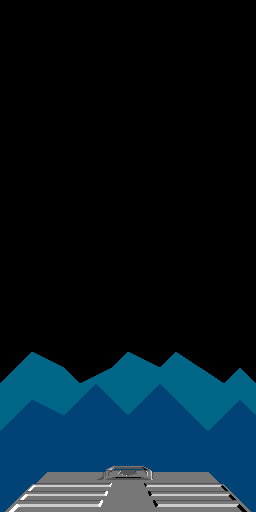

The image is a tile-based game level rendered from a .tmx file. Its description and complete source (layers, tilesets, objects, tile grids) follow:
An orthogonal 16x32 tile map with 16x16 px tiles, 4 tile layers (map, blocks, actors, foreground), 3 tilesets.

<map version="1.10" tiledversion="1.10.2" orientation="orthogonal" renderorder="right-down" width="16" height="32" tilewidth="16" tileheight="16" infinite="0" nextlayerid="7" nextobjectid="1">
 <properties>
  <property name="padding_top" type="int" value="4" />
 </properties>
 <tileset firstgid="1" source="../../Actors.tsx" />
 <tileset firstgid="257" source="../../Blocks.tsx" />
 <tileset firstgid="513" source="Intro.tsx" />
 <layer id="1" name="map" width="16" height="32">
  <properties>
   <property name="amiga_aga_cd32" type="bool" value="true" />
   <property name="foreground" type="bool" value="false" />
  </properties>
  <data encoding="csv">
0,0,0,0,0,0,0,0,0,0,0,0,0,0,0,0,
0,0,0,0,0,0,0,0,0,0,0,0,0,0,0,0,
0,0,0,0,0,0,0,0,0,0,0,0,0,0,0,0,
0,0,0,0,0,0,0,0,0,0,0,0,0,0,0,0,
0,0,0,0,0,0,0,0,0,0,0,0,0,0,0,0,
0,0,0,0,0,0,0,0,0,0,0,0,0,0,0,0,
0,0,0,0,0,0,0,0,0,0,0,0,0,0,0,0,
0,0,0,0,0,0,0,0,0,0,0,0,0,0,0,0,
0,0,0,0,0,0,0,0,0,0,0,0,0,0,0,0,
0,0,0,0,0,0,0,0,0,0,0,0,0,0,0,0,
0,0,0,0,0,0,0,0,0,0,0,0,0,0,0,0,
0,0,0,0,0,0,0,0,0,0,0,0,0,0,0,0,
0,0,0,0,0,0,0,0,0,0,0,0,0,0,0,0,
0,0,0,0,0,0,0,0,0,0,0,0,0,0,0,0,
0,0,0,0,0,0,0,0,0,0,0,0,0,0,0,0,
0,0,0,0,0,0,0,0,0,0,0,0,0,0,0,0,
0,0,0,0,0,0,0,0,0,0,0,0,0,0,0,0,
0,0,0,0,0,0,0,0,0,0,0,0,0,0,0,0,
0,0,0,0,0,0,0,0,0,0,0,0,0,0,0,0,
0,0,0,0,0,0,0,0,0,0,0,0,0,0,0,0,
0,0,0,0,0,0,0,0,0,0,0,0,0,0,0,0,
0,0,0,0,0,0,0,0,0,0,0,0,0,0,0,0,
513,514,515,516,517,518,519,520,521,522,523,524,525,526,527,528,
529,530,531,532,533,534,535,536,537,538,539,540,541,542,543,544,
545,546,547,548,549,550,551,552,553,554,555,556,557,558,559,560,
561,562,563,564,565,566,567,568,569,570,571,572,573,574,575,576,
577,578,579,580,581,582,583,584,585,586,587,588,589,590,591,592,
593,594,595,596,597,598,599,600,601,602,603,604,605,606,607,608,
609,610,611,612,613,614,615,616,617,618,619,620,621,622,623,624,
625,626,627,628,629,630,631,632,633,634,635,636,637,638,639,640,
641,642,643,644,645,646,647,648,649,650,651,652,653,654,655,656,
657,658,659,660,661,662,663,664,665,666,667,668,669,670,671,672
</data>
 </layer>
 <layer id="2" name="blocks" width="16" height="32">
  <properties>
   <property name="amiga_aga_cd32" type="bool" value="true" />
   <property name="foreground" type="bool" value="false" />
  </properties>
  <data encoding="csv">
0,0,0,0,0,0,0,0,0,0,0,0,0,0,0,0,
0,0,0,0,0,0,0,0,0,0,0,0,0,0,0,0,
0,0,0,0,0,0,0,0,0,0,0,0,0,0,0,0,
0,0,0,0,0,0,0,0,0,0,0,0,0,0,0,0,
0,0,0,0,0,0,0,0,0,0,0,0,0,0,0,0,
0,0,0,0,0,0,0,0,0,0,0,0,0,0,0,0,
0,0,0,0,0,0,0,0,0,0,0,0,0,0,0,0,
0,0,0,0,0,0,0,0,0,0,0,0,0,0,0,0,
0,0,0,0,0,0,0,0,0,0,0,0,0,0,0,0,
0,0,0,0,0,0,0,0,0,0,0,0,0,0,0,0,
0,0,0,0,0,0,0,0,0,0,0,0,0,0,0,0,
0,0,0,0,0,0,0,0,0,0,0,0,0,0,0,0,
0,0,0,0,0,0,0,0,0,0,0,0,0,0,0,0,
0,0,0,0,0,0,0,0,0,0,0,0,0,0,0,0,
0,0,0,0,0,0,0,0,0,0,0,0,0,0,0,0,
0,0,0,0,0,0,0,0,0,0,0,0,0,0,0,0,
0,0,0,0,0,0,0,0,0,0,0,0,0,0,0,0,
0,0,0,0,0,0,0,0,0,0,0,0,0,0,0,0,
0,0,0,0,0,0,0,0,0,0,0,0,0,0,0,0,
0,0,0,0,0,0,0,0,0,0,0,0,0,0,0,0,
0,0,0,0,0,0,0,0,0,0,0,0,0,0,0,0,
0,0,0,0,0,0,0,0,0,0,0,0,0,0,0,0,
0,0,0,0,0,0,0,0,0,0,0,0,0,0,0,0,
0,0,0,0,0,0,0,0,0,0,0,0,0,0,0,0,
0,0,0,0,0,0,0,0,0,0,0,0,0,0,0,0,
0,0,0,0,0,0,0,0,0,0,0,0,0,0,0,0,
0,0,0,0,0,0,0,0,0,0,0,0,0,0,0,0,
0,0,0,0,0,0,0,0,0,0,0,0,0,0,0,0,
0,0,0,0,0,0,0,0,0,0,0,0,0,0,0,0,
0,0,0,0,0,0,0,0,0,0,0,0,0,0,0,0,
0,0,0,0,0,0,0,0,0,0,0,0,0,0,0,0,
0,0,0,0,0,0,0,0,0,0,0,0,0,0,0,0
</data>
 </layer>
 <layer id="3" name="actors" width="16" height="32">
  <properties>
   <property name="amiga_aga_cd32" type="bool" value="true" />
   <property name="foreground" type="bool" value="false" />
  </properties>
  <data encoding="csv">
0,0,0,0,0,0,0,0,0,0,0,0,0,0,0,0,
0,0,0,0,0,0,0,0,0,0,0,0,0,0,0,0,
0,0,0,0,0,0,0,0,0,0,0,0,0,0,0,0,
0,0,0,0,0,0,0,0,0,0,0,0,0,0,0,0,
0,0,0,0,0,0,0,0,0,0,0,0,0,0,0,0,
0,0,0,0,0,0,0,0,0,0,0,0,0,0,0,0,
0,0,0,0,0,0,0,0,0,0,0,0,0,0,0,0,
0,0,0,0,0,0,0,0,0,0,0,0,0,0,0,0,
0,0,0,0,0,0,0,0,0,0,0,0,0,0,0,0,
0,0,0,0,0,0,0,0,0,0,0,0,0,0,0,0,
0,0,0,0,0,0,0,0,0,0,0,0,0,0,0,0,
0,0,0,0,0,0,0,0,0,0,0,0,0,0,0,0,
0,0,0,0,0,0,0,0,0,0,0,0,0,0,0,0,
0,0,0,0,0,0,0,0,0,0,0,0,0,0,0,0,
0,0,0,0,0,0,0,0,0,0,0,0,0,0,0,0,
0,0,0,0,0,0,0,0,0,0,0,0,0,0,0,0,
0,0,0,0,0,0,0,0,0,0,0,0,0,0,0,0,
0,0,0,0,0,0,0,0,0,0,0,0,0,0,0,0,
0,0,0,0,0,0,0,0,0,0,0,0,0,0,0,0,
0,0,0,0,0,0,0,0,0,0,0,0,0,0,0,0,
0,0,0,0,0,0,0,0,0,0,0,0,0,0,0,0,
0,0,0,0,0,0,0,0,0,0,0,0,0,0,0,0,
0,0,0,0,0,0,0,0,0,0,0,0,0,0,0,0,
0,0,0,0,0,0,0,0,0,0,0,0,0,0,0,0,
0,0,0,0,0,0,0,0,0,0,0,0,0,0,0,0,
0,0,0,0,0,0,0,0,0,0,0,0,0,0,0,0,
0,0,0,0,0,0,0,0,0,0,0,0,0,0,0,0,
0,0,0,0,0,0,0,0,0,0,0,0,0,0,0,0,
0,0,0,0,0,0,0,0,0,0,0,0,0,0,0,0,
0,0,0,0,0,0,0,0,0,0,0,0,0,0,0,0,
0,0,0,0,0,0,0,0,0,0,0,0,0,0,0,0,
0,0,0,0,0,0,0,0,0,0,0,0,0,0,0,0
</data>
 </layer>
 <layer id="4" name="foreground" width="16" height="32">
  <properties>
   <property name="amiga_aga_cd32" type="bool" value="true" />
   <property name="foreground" type="bool" value="true" />
  </properties>
  <data encoding="csv">
0,0,0,0,0,0,0,0,0,0,0,0,0,0,0,0,
0,0,0,0,0,0,0,0,0,0,0,0,0,0,0,0,
0,0,0,0,0,0,0,0,0,0,0,0,0,0,0,0,
0,0,0,0,0,0,0,0,0,0,0,0,0,0,0,0,
0,0,0,0,0,0,0,0,0,0,0,0,0,0,0,0,
0,0,0,0,0,0,0,0,0,0,0,0,0,0,0,0,
0,0,0,0,0,0,0,0,0,0,0,0,0,0,0,0,
0,0,0,0,0,0,0,0,0,0,0,0,0,0,0,0,
0,0,0,0,0,0,0,0,0,0,0,0,0,0,0,0,
0,0,0,0,0,0,0,0,0,0,0,0,0,0,0,0,
0,0,0,0,0,0,0,0,0,0,0,0,0,0,0,0,
0,0,0,0,0,0,0,0,0,0,0,0,0,0,0,0,
0,0,0,0,0,0,0,0,0,0,0,0,0,0,0,0,
0,0,0,0,0,0,0,0,0,0,0,0,0,0,0,0,
0,0,0,0,0,0,0,0,0,0,0,0,0,0,0,0,
0,0,0,0,0,0,0,0,0,0,0,0,0,0,0,0,
0,0,0,0,0,0,0,0,0,0,0,0,0,0,0,0,
0,0,0,0,0,0,0,0,0,0,0,0,0,0,0,0,
0,0,0,0,0,0,0,0,0,0,0,0,0,0,0,0,
0,0,0,0,0,0,0,0,0,0,0,0,0,0,0,0,
0,0,0,0,0,0,0,0,0,0,0,0,0,0,0,0,
0,0,0,0,0,0,0,0,0,0,0,0,0,0,0,0,
0,0,0,0,0,0,0,0,0,0,0,0,0,0,0,0,
0,0,0,0,0,0,0,0,0,0,0,0,0,0,0,0,
0,0,0,0,0,0,0,0,0,0,0,0,0,0,0,0,
0,0,0,0,0,0,0,0,0,0,0,0,0,0,0,0,
0,0,0,0,0,0,0,0,0,0,0,0,0,0,0,0,
0,0,0,0,0,0,0,0,0,0,0,0,0,0,0,0,
0,0,0,0,0,0,0,0,0,0,0,0,0,0,0,0,
0,0,0,0,0,0,673,674,675,676,0,0,0,0,0,0,
0,0,0,0,0,0,647,648,649,650,0,0,0,0,0,0,
0,0,0,0,0,0,663,664,665,666,0,0,0,0,0,0
</data>
 </layer>
 <objectgroup id="6" name="events" />
</map>
